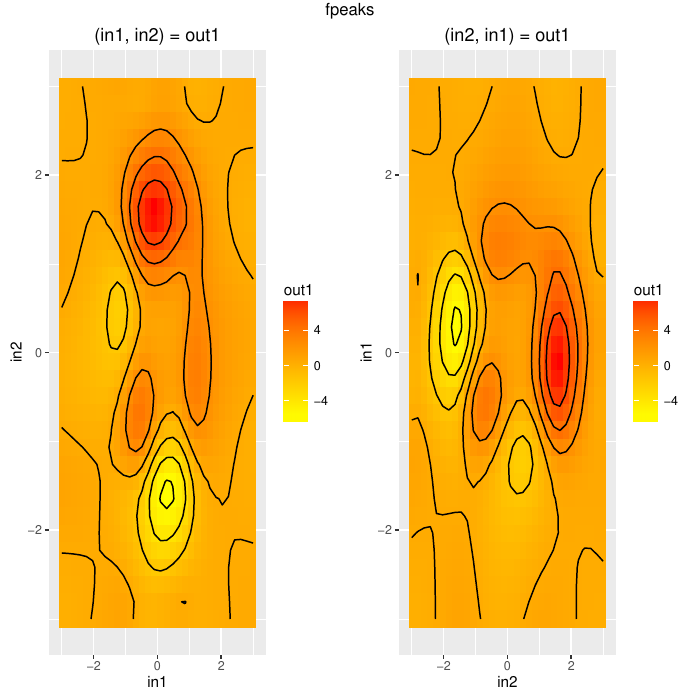

Recreate this plot in R.
#Code automatically generated with jfuzzylite 6.0.

library(ggplot2);

engine.name = "fpeaks"
engine.fll = "Engine: fpeaks
InputVariable: in1
  enabled: true
  range: -3.000 3.000
  lock-range: false
  term: in1mf1 Bell -2.233 1.578 2.151
  term: in1mf2 Bell -0.394 0.753 1.838
  term: in1mf3 Bell 0.497 0.689 1.844
  term: in1mf4 Bell 2.270 1.528 2.156
InputVariable: in2
  enabled: true
  range: -3.000 3.000
  lock-range: false
  term: in1mf1 Bell -2.686 1.267 2.044
  term: in1mf2 Bell -0.836 1.266 1.796
  term: in1mf3 Bell 0.859 1.314 1.937
  term: in1mf4 Bell 2.727 1.214 2.047
OutputVariable: out1
  enabled: true
  range: -10.000 10.000
  lock-range: false
  aggregation: none
  defuzzifier: WeightedAverage TakagiSugeno
  default: nan
  lock-previous: false
  term: out1mf1 Linear 0.155 -2.228 -8.974
  term: out1mf2 Linear -0.312 -7.705 -9.055
  term: out1mf3 Linear -0.454 -4.437 6.930
  term: out1mf4 Linear 0.248 -1.122 5.081
  term: out1mf5 Linear -6.278 25.211 99.148
  term: out1mf6 Linear 5.531 105.916 157.283
  term: out1mf7 Linear 19.519 112.333 -127.796
  term: out1mf8 Linear -5.079 34.738 -143.414
  term: out1mf9 Linear -5.889 27.311 116.585
  term: out1mf10 Linear 21.517 97.266 93.802
  term: out1mf11 Linear 9.198 79.853 -118.482
  term: out1mf12 Linear -6.571 23.026 -87.747
  term: out1mf13 Linear 0.092 -1.126 -4.527
  term: out1mf14 Linear -0.304 -4.434 -6.561
  term: out1mf15 Linear -0.166 -6.284 7.307
  term: out1mf16 Linear 0.107 -2.028 8.159
RuleBlock: 
  enabled: true
  conjunction: AlgebraicProduct
  disjunction: none
  implication: none
  activation: General
  rule: if in1 is in1mf1 and in2 is in1mf1 then out1 is out1mf1
  rule: if in1 is in1mf1 and in2 is in1mf2 then out1 is out1mf2
  rule: if in1 is in1mf1 and in2 is in1mf3 then out1 is out1mf3
  rule: if in1 is in1mf1 and in2 is in1mf4 then out1 is out1mf4
  rule: if in1 is in1mf2 and in2 is in1mf1 then out1 is out1mf5
  rule: if in1 is in1mf2 and in2 is in1mf2 then out1 is out1mf6
  rule: if in1 is in1mf2 and in2 is in1mf3 then out1 is out1mf7
  rule: if in1 is in1mf2 and in2 is in1mf4 then out1 is out1mf8
  rule: if in1 is in1mf3 and in2 is in1mf1 then out1 is out1mf9
  rule: if in1 is in1mf3 and in2 is in1mf2 then out1 is out1mf10
  rule: if in1 is in1mf3 and in2 is in1mf3 then out1 is out1mf11
  rule: if in1 is in1mf3 and in2 is in1mf4 then out1 is out1mf12
  rule: if in1 is in1mf4 and in2 is in1mf1 then out1 is out1mf13
  rule: if in1 is in1mf4 and in2 is in1mf2 then out1 is out1mf14
  rule: if in1 is in1mf4 and in2 is in1mf3 then out1 is out1mf15
  rule: if in1 is in1mf4 and in2 is in1mf4 then out1 is out1mf16"

engine.fldFile = "fpeaks.fld"
if (require(data.table)) {
    engine.df = data.table::fread(engine.fldFile, sep="auto", header="auto")
} else {
    engine.df = read.table(engine.fldFile, header=TRUE)
}

engine.plot.i1i2_o1 = ggplot(engine.df, aes(in1, in2)) + 
    geom_tile(aes(fill=out1)) + 
    scale_fill_gradient(low="yellow", high="red") + 
    stat_contour(aes(x=in1, y=in2, z=out1), color="black") + 
    ggtitle("(in1, in2) = out1")

engine.plot.i2i1_o1 = ggplot(engine.df, aes(in2, in1)) + 
    geom_tile(aes(fill=out1)) + 
    scale_fill_gradient(low="yellow", high="red") + 
    stat_contour(aes(x=in2, y=in1, z=out1), color="black") + 
    ggtitle("(in2, in1) = out1")

if (require(gridExtra)) {
    engine.plots = arrangeGrob(engine.plot.i1i2_o1, engine.plot.i2i1_o1, ncol=2, top=engine.name)
    ggsave(paste0(engine.name, ".pdf"), engine.plots)
    if (require(grid)) {
        grid.newpage()
        grid.draw(engine.plots)
    }
}
